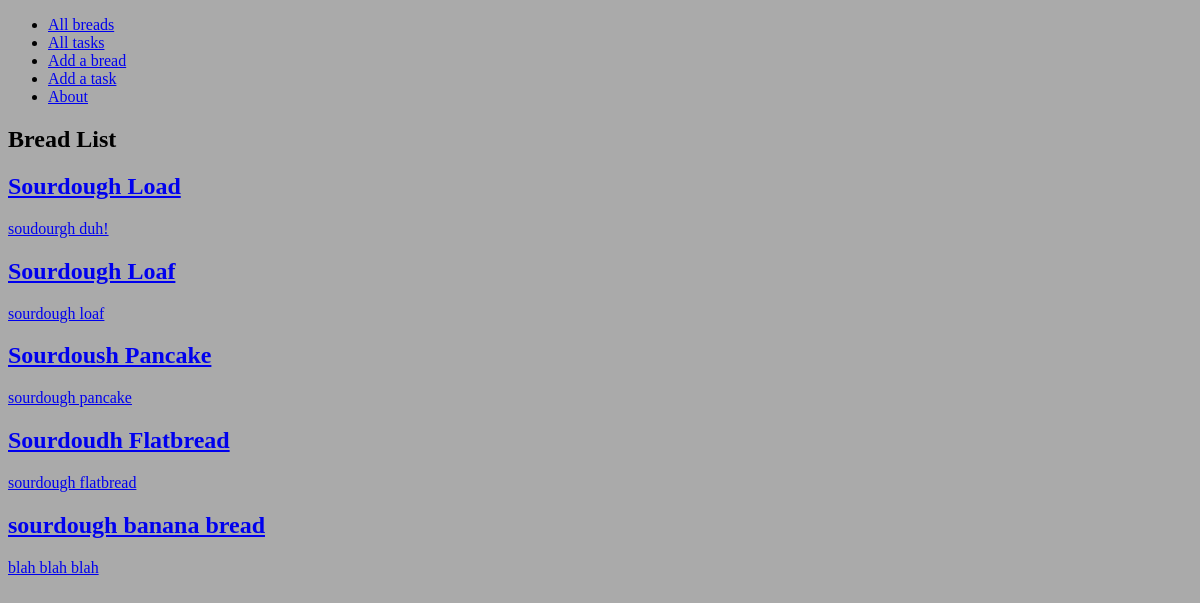
Before: /breads/ with the older database file.
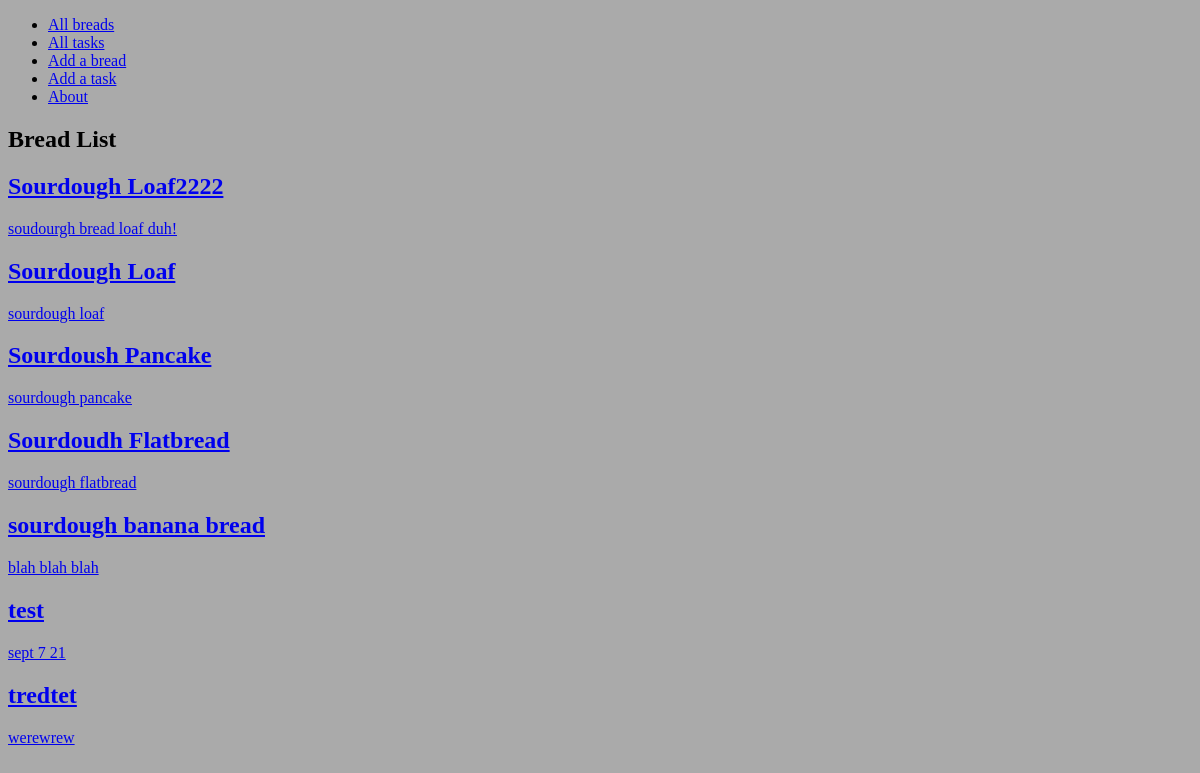
After: the same page with the newer database file.
### main_app/models.py (models this page shows, shortened)
class Bread(models.Model):
  name = models.CharField(max_length=100)
  description = models.TextField(max_length=250)
  tasks = models.ManyToManyField(Task)
  user = models.ForeignKey(User, on_delete=models.CASCADE)

### main_app/views.py (the view)
# urls.py: path('breads/', views.breads_index, name='breads_index'),
def breads_index(request):
  breads = Bread.objects.all()
  return render(request, 'breads/index.html', { 'breads': breads})

### main_app/templates/breads/index.html (shortened to what this page needs)
{% extends 'base.html' %} {% load static %}  {% block content %}
<section class="page-header">
  <h1>Bread List</h1>
</section>
<section class="card-container">
  {% for bread in breads %}
  <div class="card">
    <a href="{% url 'breads_detail' bread.id %}">
      <div class="card-content">
        <h2 class="card-title">{{ bread.name }}</h2>
        <p>{{ bread.description }}</p>
      </div>
    </a>
  </div>
  {% endfor %}
</section>
{% endblock %}

Changed rows visible on the page:
changed Bread: name "Sourdough Load" → "Sourdough Loaf2222"; description "soudourgh duh!" → "soudourgh bread loaf duh!"
added Bread: name "test", description "sept 7 21"
added Bread: name "tredtet", description "werewrew"
